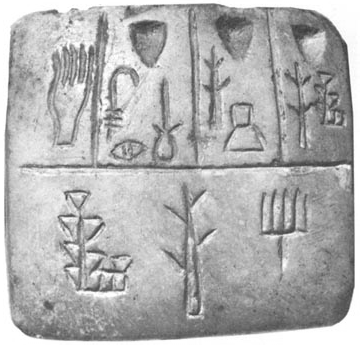
#> input picture Quizs/2A-L4/images/tablet.png, 360 x 345 px
$ python find_template_2D.py
#> lines starting #> are read from the running program, lines starting #| are printed output that depends on the picture
import cv2
import numpy as np
import scipy.signal as sp


def find_template_2D(template, img):
	c = sp.correlate2d(img, template, mode ='same')
	y, x = np.unravel_index(np.argmax(c), c.shape)
	print(y, x)
	return y - template.shape[0] // 2, x - template.shape[1] // 2

tablet = cv2.imread('images/tablet.png', 0)
#> tablet is the input picture: shape (345, 360); min 57, max 255, mean 177.1
cv2.imshow('Table', tablet)

glyph = tablet[74:165, 149:184]
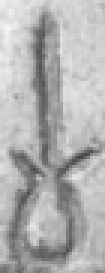
#> glyph: shape (91, 35) (shown 3 times larger); min 69, max 245, mean 177.3
cv2.imshow('Glyph', glyph)

tablet_2 = 1. * tablet - np.mean(tablet)
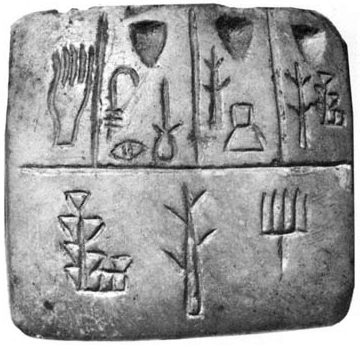
#> tablet_2: shape (345, 360) float64; min -120.1, max 77.88, mean 0; drawn with min black and max white
glyph_2 = 1. * glyph - np.mean(glyph)
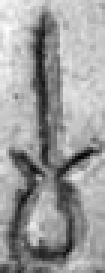
#> glyph_2: shape (91, 35) float64 (shown 3 times larger); min -108.3, max 67.7, mean 0; drawn with min black and max white

y, x = find_template_2D(glyph_2, tablet_2)
#> in find_template_2D, `c = sp.correlate2d(img, template, mode ='same')`:
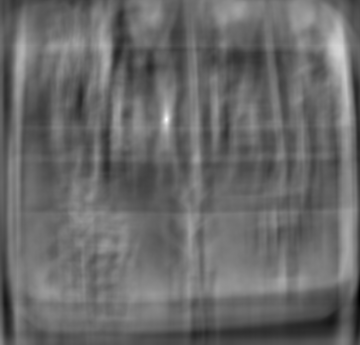
#> c: shape (345, 360) float64; min -2883909.7, max 4136482.6, mean 32808.4; drawn with min black and max white
#> in find_template_2D, `y, x = np.unravel_index(np.argmax(c), c.shape)`: y = 119; x = 166
#| 119 166
#> y = 74; x = 149
print("Y: {}, X: {}".format(y, x))
#| Y: 74, X: 149
cv2.waitKey(0)
